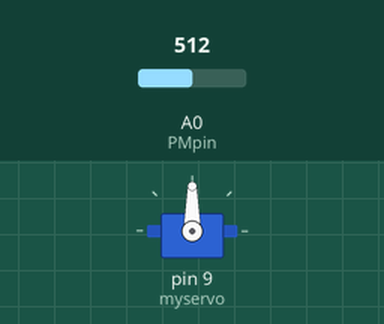
Bench run of a sketch on a simulated Arduino Uno, built with avr-gcc and run on an emulated ATmega328P. On the bench: servo. The test bench sets the inputs (shaded band); at power-on: A0 (PMpin) = 512.

Above: at 1.2 s.
1.3 s: A0 (PMpin) set to 716
At 2.3 s:
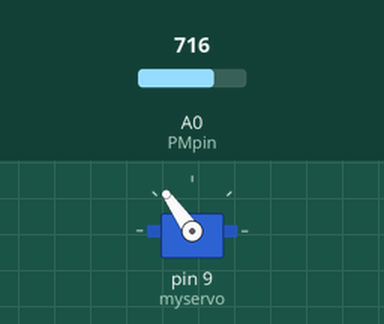
2.8 s: A0 (PMpin) set to 900
At 3.5 s:
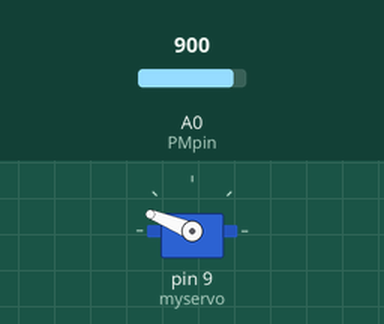
4.3 s: A0 (PMpin) set to 1023
At 4.6 s:
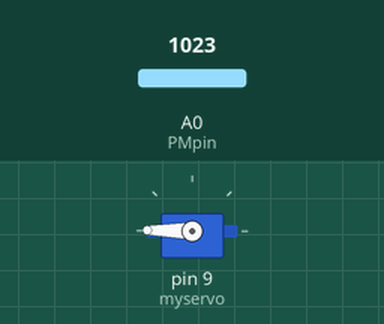
5.8 s: A0 (PMpin) set to 306
At 6.9 s:
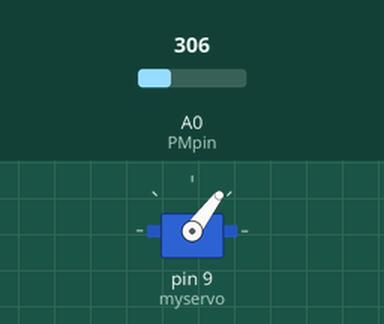
7.3 s: A0 (PMpin) set to 122
At 8.1 s:
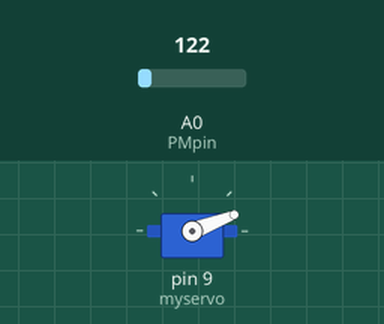
Timing chart, 0 to 9.8 s (numbered marks = the images above; inputs shaded):
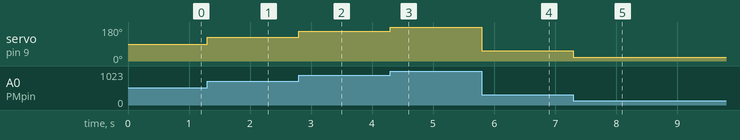

The sketch:

hw2_3.ino
```cpp
#include <Servo.h>
Servo myservo;  // create servo object to control a servo
int pos = 0;    // variable to store the servo position
const int PMpin = 0;  // potentionmeter pin number
int PMvalue = 0;      // potentionmeter value

void setup()
{
  myservo.attach(9);  // attaches the servo on pin 9 to the servo object
}

void loop()
{
  PMvalue = analogRead(PMpin);
  // PMvalue is ranging from 0 to 1023.
  // Servo position is ranging from 0 to 180.
  // Convert the analog signal to servo's position.
  pos = 1.0*PMvalue/1024*180;
  myservo.write(pos);
}
```

Measured:
- after the input at 1.3 s, servo on pin 9 (myservo): 90° → 125° at once
- after the input at 2.8 s, servo on pin 9 (myservo): 125° → 158° at once
- after the input at 4.3 s, servo on pin 9 (myservo): 158° → 179° at once
- after the input at 5.8 s, servo on pin 9 (myservo): 179° → 53° at once
- after the input at 7.3 s, servo on pin 9 (myservo): 53° → 21° at once
